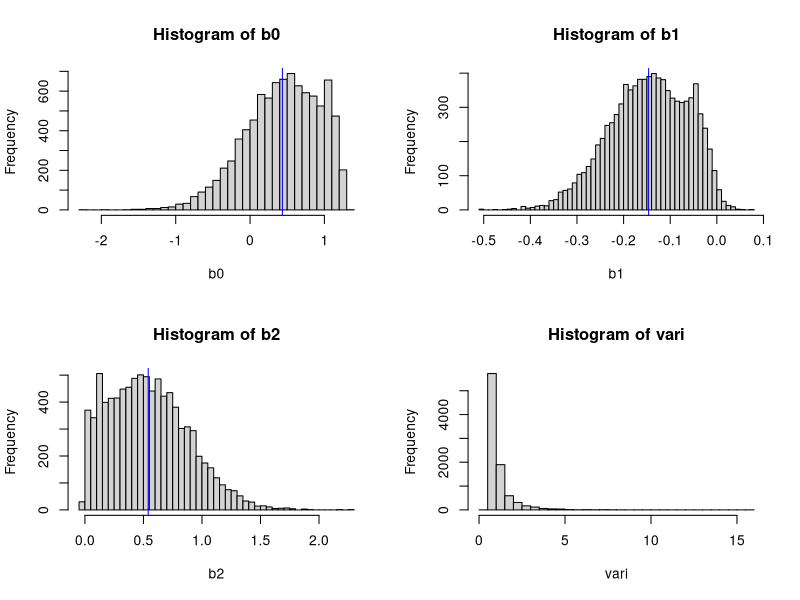
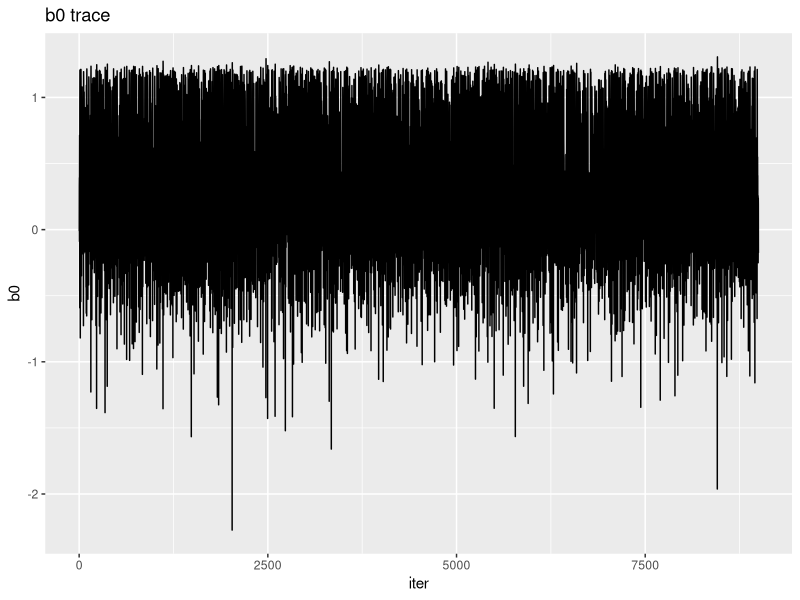
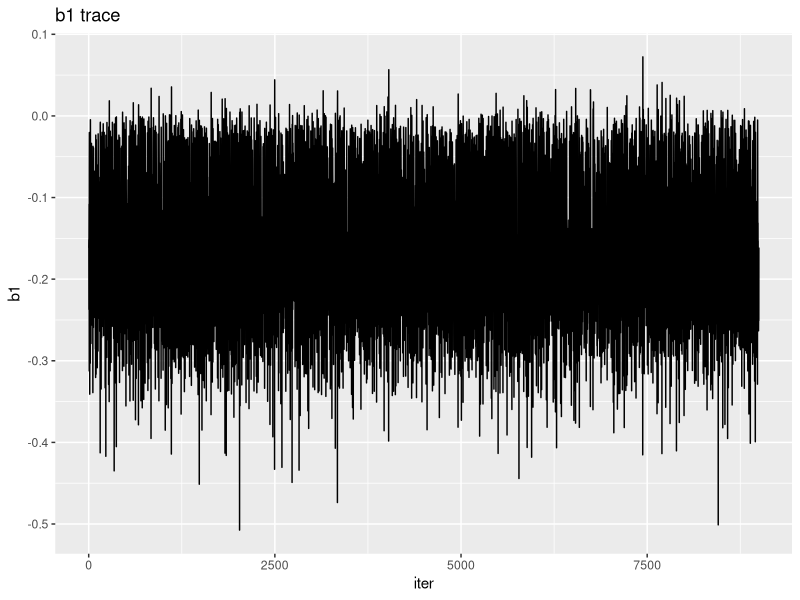
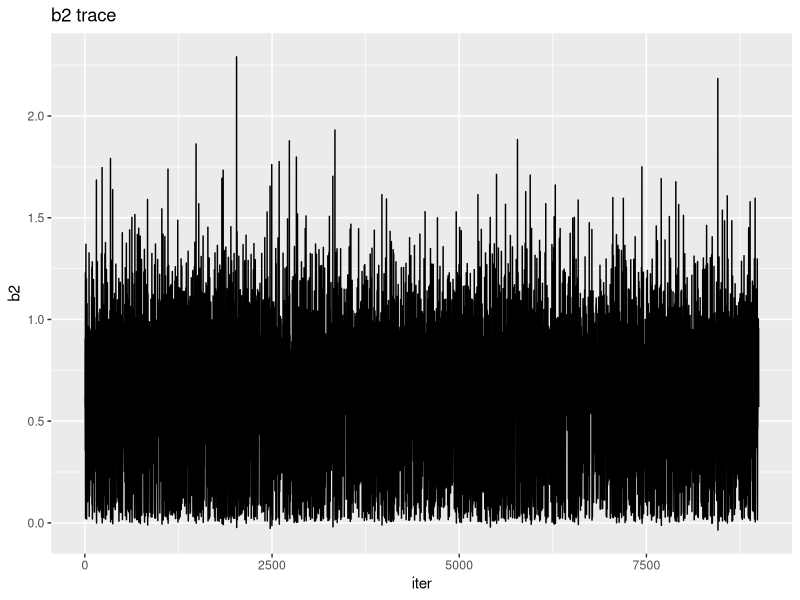
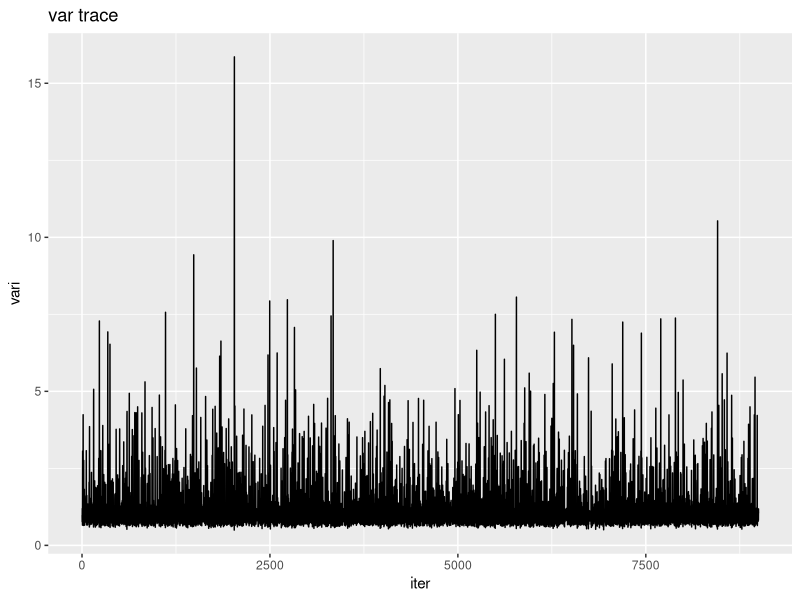

The R source for these figures, in order:
## ---- chunk 1
## First, all priors have to be set

a.prior <- 0.001
b.prior <- 0.001

mu0 <- 1
sigma0 <- 10000

mu1 <- 1
sigma1 <- 10000

mu2 <- 1
sigma2 <- 10000

## For MH: we need a proposal and posterior distribution, however, since
## it has to be a linear regression, this will always be a normal distribution
## so we can use pnorm() for this, but the proposal distribution should be specified!

## For example, for an exponential proposal distribution:
proposal <- function(y) {
  return(ifelse(y<0), 0, exp(y))
}

## For the input of the Gibbs Sampler, one should provide: 
        ## a vector of continuous variables that serves as your dependent variable
        ## two vectors of continuous variables that serve as your independent variables
        ## a burn.in period (by default 1000 iterations)
        ## a total amount of iterations (by default 10000)
        ## the initial values for every regression coefficient
        ## a method function that specifies per parameter whether they would 
        ## like to have it sampled through a Gibbs Sampler or Metropolis Hastings algorithm
          ## by default, it assumes a Gibbs sampler for every regression coefficient, 
          ## and if you want to redefine it to a MH, you should change the 0 to a 1
          ## for the regression coefficient you want to change
              ## Examples: 
                ## method = c(0, 1, 0) will make it so that b1 is done through MH
GibbsSampler <- function(Y, X1, X2, burn.in = 1000, iterations = 10000, initial.values = c(1, 1, 1), method = c(0, 0, 0)) {
  ## First, the function should require ggplot2 as it is used to create traceplots later
  library(ggplot2)
  ## First create space
  b0 <- rep(0, iterations)
  b1 <- rep(0, iterations)
  b2 <- rep(0, iterations)
  vari <- rep(0, iterations)
  
  ## Then assume the specified initial values
  b0[1] <- initial.values[1]
  b1[1] <- initial.values[2]
  b2[1] <- initial.values[3]
  vari[1] <- 1
  N <- length(Y)
 
  ## Now, we will start the sampling, it should start at the second element
  ## because the first element will be the initial values
  for(i in 2:iterations) {
    
    ## In every loop, We first update the intercept:
    ## Check whether the intercept should be sampled through Gibbs or MH
    if(method[1] == 0) {
      
      ## If through Gibbs Sampler:
      
      ## First, we update the parameters of the intercept (mean and standard deviation) with the following formula:
    
      mean.0.post <- (sum(Y - b1[i - 1]*X1 - b2[i - 1]*X2, na.rm = TRUE)/vari[i - 1] + (mu0 / sigma0)) / ((N / vari[i - 1]) + (mu0 / sigma0))
      sd.0.post <- 1 / ((N / vari[i - 1]) + (mu0 / sigma0))

      ## Then through rnorm we randomly sample from a normal distribution the next value for b0 with the
      ## above calculated mean and standard deviation
      b0[i] <- rnorm(n = 1, mean = mean.0.post, sd = sd.0.post)
    } else {
      
      ## If through MH:
      
      ## First, we gain a proposal value
      proposal_value <- a.new.b0.from.proposal.distribution
      
      ## Calculate acceptance ratio
      accept_ratio <- (dnorm(proposal_value)/dnorm(b0[i - 1])) * (proposal(b0[i - 1])/proposal(proposal_value))
      
      ## Then see whether we accept the proposed value
      if(runif(1,0,1) < accept_ratio) {
        b0[i] <- proposal_value } else { b0[i] <- b0[i = 1] }
    }
 
    ## Then, every loop, we will update the coefficient of the first independent variable
    
    ## Again, check whether Gibbs or MH:
    if(method[2] == 0) {
    
      ## If through Gibbs:
      
      ## We can update the mean and standard deviation of the regression coefficient for the first variable
      ## using the updated value of the intercept
      mean.1.post <- (sum(X1*(Y - b0[i] - b2[i - 1]*X2), na.rm = TRUE)/vari[i - 1] + (mu1 / sigma1)) / sum(X1^2, na.rm = TRUE)/vari[i - 1] + (mu1 / sigma1)
      sd.1.post <- 1/((sum(X1^2, na.rm = TRUE) / vari[i - 1]) + (mu1 / sigma1))
    
      ## Then again we randomly sample a new b1 through rnorm
      b1[i] <- rnorm(n = 1, mean = mean.1.post, sd = sd.1.post)
    } else {
      ## If through MH:
      
      ## First... 
    }
    
    ## Then, every loop, we update the regression coefficient of the second variable
    
    ## But first check whether Gibbs oR MH:

    if(method[3] == 0) {
      
      ## If through Gibbs:
    
      ## We update the mean and standard deviation of the regression coefficient for the second variable
      ## using the updated value of both the intercept and b1
      mean.2.post <- (sum(X2*(Y - b0[i] - b1[i]*X1), na.rm = TRUE)/vari[i - 1] + (mu2 / sigma2)) / sum(X2^2, na.rm = TRUE)/vari[i - 1] + (mu2 / sigma2)
      sd.2.post <- 1/((sum(X2^2, na.rm = TRUE) / vari[i - 1]) + (mu2 / sigma2))
   
      ## Then, we randomly sample a new b2
      b2[i] <- rnorm(n = 1, mean = mean.2.post, sd = sd.2.post)
    } else {
      ## If through MH:
      
      ## ...
    }
    
    ## Finally, we update the parameters for the distribution of our variance using all above updated values
    a.post <- N / 2 + a.prior
    b.post <- sum((Y - (b0[i] + b1[i]*X1 + b2[i]*X2))^2, na.rm = TRUE) / 2 + b.prior

    ## And randomly sample a new variance again through rgamma
    vari[i] <- 1/rgamma(n = 1, shape = a.post, rate = b.post)
      ## We use the inverse of the randomly sample because we want the value of the variance, and not the precision.
  }
  
  ## Then, we remove the values of the burn-in
  b0 <- b0[-c(1:burn.in)]
  b1 <- b1[-c(1:burn.in)]
  b2 <- b2[-c(1:burn.in)]
  vari <- vari[-c(1:burn.in)]
  
  ## We also want the posterior distributions (histograms) of all parameters
  par(mfrow = c(2,2))
  hist(b0, breaks = 50)
  abline(v = mean(b0), col = "blue")
  hist(b1, breaks = 50)
  abline(v = mean(b1), col = "blue")
  hist(b2, breaks = 50)
  abline(v = mean(b2), col = "blue")
  hist(vari, breaks = 50)
  
  ## We want a dataframe consisting of all the sampled parameter values
  data_frame <- as.data.frame(cbind(b0, b1, b2, vari, iter = 1:length(b0)))
  
  ## And we want traceplots for all the parameters to assess convergence
  traceplot1 <- ggplot(data_frame, aes(x=iter, y=b0)) + 
    geom_line() + 
    labs(title="b0 trace")
  traceplot1
  
  traceplot2 <- ggplot(data_frame, aes(x=iter, y=b1)) + 
    geom_line() + 
    labs(title="b1 trace")
  traceplot2
  
  traceplot3 <- ggplot(data_frame, aes(x=iter, y=b2)) + 
    geom_line() + 
    labs(title="b2 trace")
  traceplot3
  
  traceplot4 <- ggplot(data_frame, aes(x=iter, y=vari)) + 
    geom_line() + 
    labs(title="var trace")
  traceplot4
  
  ## We create a list of all the output we want
  list_of_output <- list(data_frame, traceplot1, traceplot2, traceplot3, traceplot4)
  
  ## And finally, we ask the function to return this list of output
  return(list_of_output)
}

## ---- chunk 2
## Testing the sampler
library(haven)
data <- read_sav("Exercise 2 - Data.sav")
str(data)

summary(lm(attitude ~ extraversion + agreeableness, data = data))

GibbsSampler(data$attitude, data$extraversion, data$agreeableness, burn.in = 1000, iterations = 10000)

## ---- chunk 3

autocorrelationplot <- function(X) {
  
}

